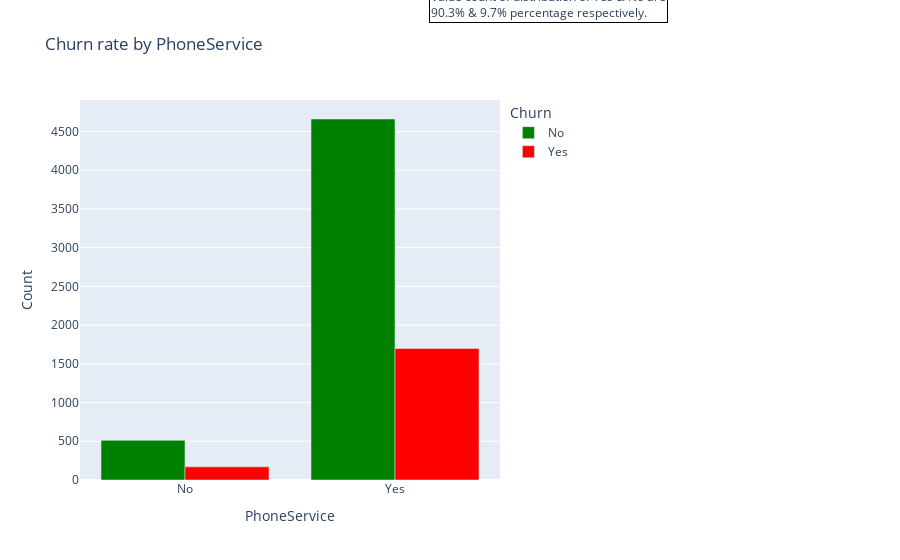
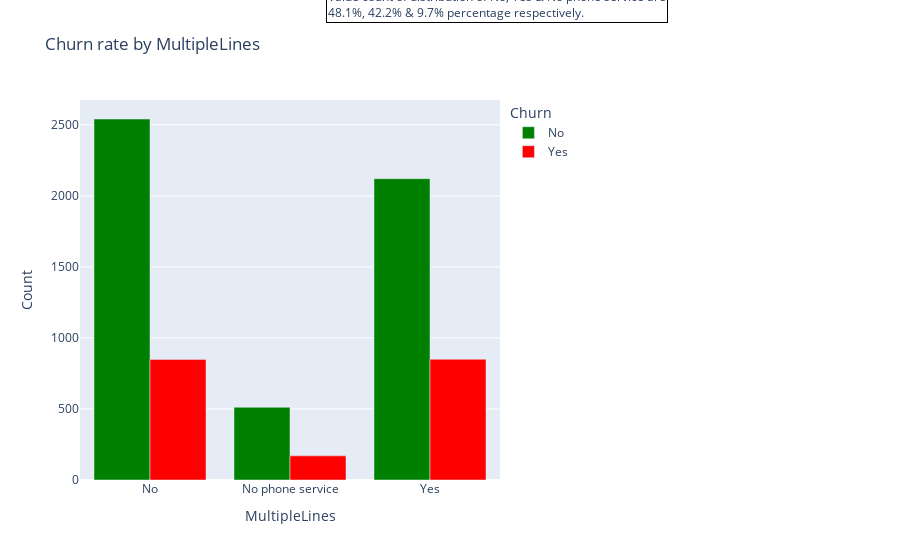
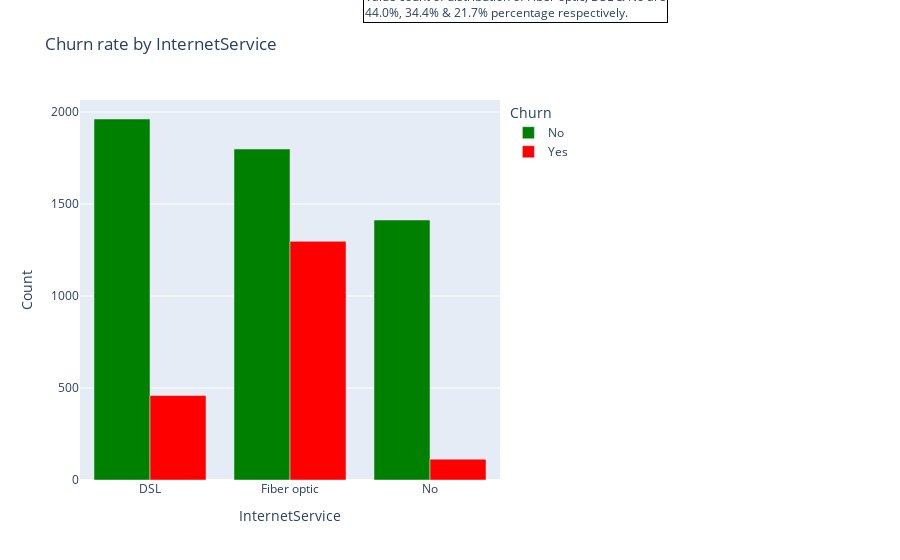

The notebook cell these images were saved under, in order:
### Markdown cell above
**Demographic analysis insight**: Gender and partner are evenly distributed with approximate percentage values. The difference in churn is slightly higher in females, but the small difference can be ignored. There’s a higher proportion of churn in younger customers (SeniorCitizen = No), customers with no partners, and customers with no dependents. The demographic section of data highlights on-senior citizens with no partners and dependents as a particular segment of customers likely to churn.

### Code cell
bar('PhoneService')
bar('MultipleLines')
bar('InternetService')
bar('OnlineSecurity')
bar('OnlineBackup')
bar('DeviceProtection')
bar('TechSupport')
bar('StreamingTV')
bar('StreamingMovies')

### Figure 1 — Plotly figure (JSON) as saved in the notebook; plotly's stock layout.template omitted (floating-point values rounded to 4 significant figures)
{"data": [{"alignmentgroup": "True", "hovertemplate": "Churn=No<br>PhoneService=%{x}<br>Count=%{y}<extra></extra>", "legendgroup": "No", "marker": {"color": "green", "pattern": {"shape": ""}}, "name": "No", "offsetgroup": "No", "orientation": "v", "showlegend": true, "textposition": "auto", "type": "bar", "x": ["No", "Yes"], "xaxis": "x", "y": [512, 4662], "yaxis": "y"}, {"alignmentgroup": "True", "hovertemplate": "Churn=Yes<br>PhoneService=%{x}<br>Count=%{y}<extra></extra>", "legendgroup": "Yes", "marker": {"color": "red", "pattern": {"shape": ""}}, "name": "Yes", "offsetgroup": "Yes", "orientation": "v", "showlegend": true, "textposition": "auto", "type": "bar", "x": ["No", "Yes"], "xaxis": "x", "y": [170, 1699], "yaxis": "y"}], "layout": {"annotations": [{"align": "left", "bordercolor": "black", "borderwidth": 1, "showarrow": false, "text": "Value count of distribution of Yes & No are<br>90.3% & 9.7% percentage respectively.", "x": 1.4, "xref": "paper", "y": 1.3, "yref": "paper"}], "barmode": "group", "legend": {"title": {"text": "Churn"}, "tracegroupgap": 0}, "margin": {"r": 400}, "title": {"text": "Churn rate by PhoneService"}, "xaxis": {"anchor": "y", "domain": [0, 1], "title": {"text": "PhoneService"}}, "yaxis": {"anchor": "x", "domain": [0, 1], "title": {"text": "Count"}}}}

### Figure 2 — Plotly figure (JSON) as saved in the notebook; plotly's stock layout.template omitted (floating-point values rounded to 4 significant figures)
{"data": [{"alignmentgroup": "True", "hovertemplate": "Churn=No<br>MultipleLines=%{x}<br>Count=%{y}<extra></extra>", "legendgroup": "No", "marker": {"color": "green", "pattern": {"shape": ""}}, "name": "No", "offsetgroup": "No", "orientation": "v", "showlegend": true, "textposition": "auto", "type": "bar", "x": ["No", "No phone service", "Yes"], "xaxis": "x", "y": [2541, 512, 2121], "yaxis": "y"}, {"alignmentgroup": "True", "hovertemplate": "Churn=Yes<br>MultipleLines=%{x}<br>Count=%{y}<extra></extra>", "legendgroup": "Yes", "marker": {"color": "red", "pattern": {"shape": ""}}, "name": "Yes", "offsetgroup": "Yes", "orientation": "v", "showlegend": true, "textposition": "auto", "type": "bar", "x": ["No", "No phone service", "Yes"], "xaxis": "x", "y": [849, 170, 850], "yaxis": "y"}], "layout": {"annotations": [{"align": "left", "bordercolor": "black", "borderwidth": 1, "showarrow": false, "text": "Value count of distribution of No, Yes & No phone service are<br>48.1%, 42.2% & 9.7% percentage respectively.", "x": 1.4, "xref": "paper", "y": 1.3, "yref": "paper"}], "barmode": "group", "legend": {"title": {"text": "Churn"}, "tracegroupgap": 0}, "margin": {"r": 400}, "title": {"text": "Churn rate by MultipleLines"}, "xaxis": {"anchor": "y", "domain": [0, 1], "title": {"text": "MultipleLines"}}, "yaxis": {"anchor": "x", "domain": [0, 1], "title": {"text": "Count"}}}}

### Figure 3 — Plotly figure (JSON) as saved in the notebook; plotly's stock layout.template omitted (floating-point values rounded to 4 significant figures)
{"data": [{"alignmentgroup": "True", "hovertemplate": "Churn=No<br>InternetService=%{x}<br>Count=%{y}<extra></extra>", "legendgroup": "No", "marker": {"color": "green", "pattern": {"shape": ""}}, "name": "No", "offsetgroup": "No", "orientation": "v", "showlegend": true, "textposition": "auto", "type": "bar", "x": ["DSL", "Fiber optic", "No"], "xaxis": "x", "y": [1962, 1799, 1413], "yaxis": "y"}, {"alignmentgroup": "True", "hovertemplate": "Churn=Yes<br>InternetService=%{x}<br>Count=%{y}<extra></extra>", "legendgroup": "Yes", "marker": {"color": "red", "pattern": {"shape": ""}}, "name": "Yes", "offsetgroup": "Yes", "orientation": "v", "showlegend": true, "textposition": "auto", "type": "bar", "x": ["DSL", "Fiber optic", "No"], "xaxis": "x", "y": [459, 1297, 113], "yaxis": "y"}], "layout": {"annotations": [{"align": "left", "bordercolor": "black", "borderwidth": 1, "showarrow": false, "text": "Value count of distribution of Fiber optic, DSL & No are<br>44.0%, 34.4% & 21.7% percentage respectively.", "x": 1.4, "xref": "paper", "y": 1.3, "yref": "paper"}], "barmode": "group", "legend": {"title": {"text": "Churn"}, "tracegroupgap": 0}, "margin": {"r": 400}, "title": {"text": "Churn rate by InternetService"}, "xaxis": {"anchor": "y", "domain": [0, 1], "title": {"text": "InternetService"}}, "yaxis": {"anchor": "x", "domain": [0, 1], "title": {"text": "Count"}}}}
